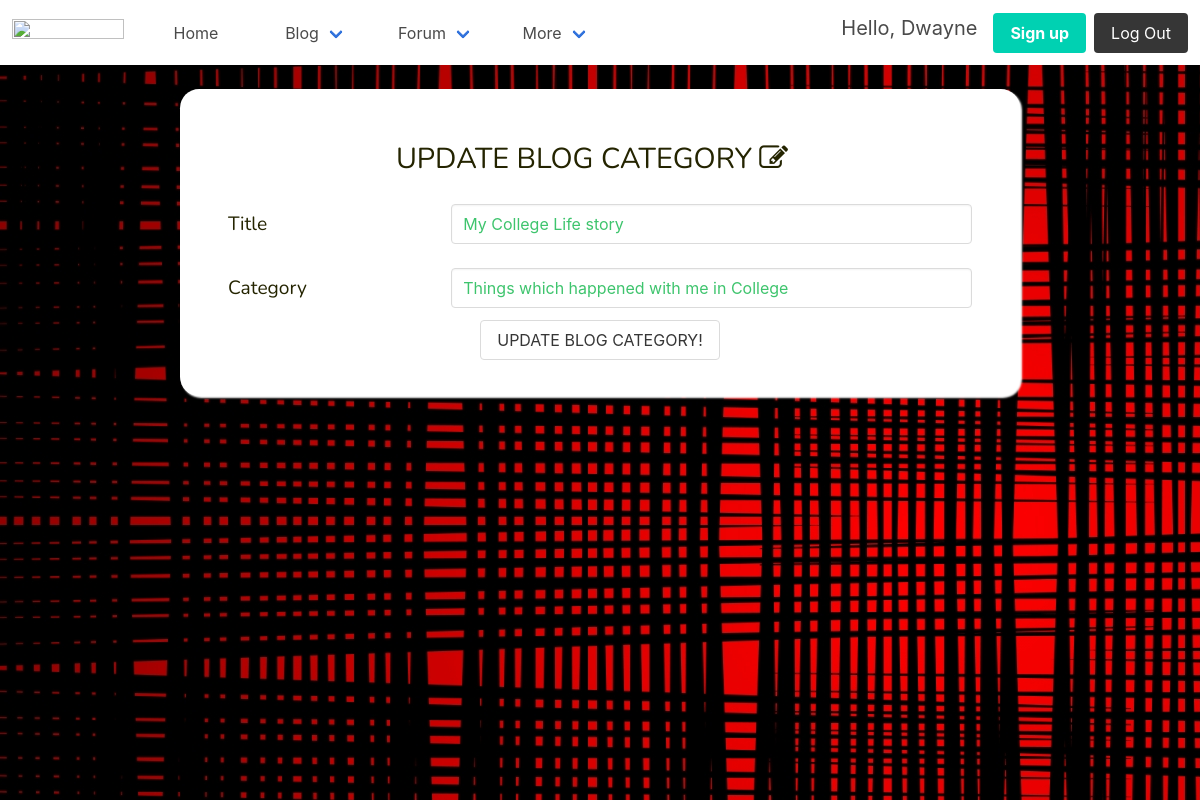
The app's page /blog/update/6/ (signed in) with its own data.
### accounts/models.py (models this page shows)
class UserModel(AbstractUser):
    profile_image = models.ImageField(upload_to='profile_pics', default='1.png', blank=True)
    about_me = models.TextField(max_length=500, blank=True)
    class Meta:
        ordering = ['-id']
    def __str__(self):
        return str(self.username)

### blog/models.py (models this page shows, shortened)
class BlogCategory(models.Model):
    owner = models.ForeignKey(settings.AUTH_USER_MODEL, editable=False, on_delete=models.CASCADE)
    title = models.CharField(max_length=400)
    category = models.CharField(max_length=200)
    slug = models.CharField(max_length=500, editable=False)

### blog/views.py (the view, shortened to what this page needs)
# urls.py: path('update/<int:pk>/', views.UpdateBlog.as_view(), name='update-blog'),
class UpdateBlog(LoginRequiredMixin, UpdateView):
    model = BlogCategory
    fields = ['title', 'category']
    template_name = 'blog/update_blog.html'
    success_url = 'home'
    def get_queryset(self):
        queryset = super(UpdateBlog, self).get_queryset()
        return queryset.filter(owner=self.request.user)

### templates/blog/update_blog.html (shortened to what this page needs)
{% extends 'layout.html' %}
{% load widget_tweaks %}
{% load static %}
{% block content %}
    <div class="create-blog-container">
        <h2>UPDATE BLOG CATEGORY <i class="fa fa-edit"></i></h2>
        <form method="post" action=""> {% csrf_token %}
        {% for field in form.visible_fields %}
          <div class="field">
            <label for="{{ field.id_for_label }}">{{ field.label }}
            </label>
            {{ field|add_class:'input' }}
          </div>
        {% endfor %}
        <div class="columns is-centered">
            <input type="submit" value="UPDATE BLOG CATEGORY!" class="button" id="submit-btn" />
        </div>
        </form>
    </div>
{% endblock %}

### templates/layout.html (shortened to what this page needs)
{% load static %}
<!DOCTYPE html>
<html lang="en">
<head>
    <link rel="stylesheet" href={% static 'css/bulma.min.css' %}>
    <link rel="stylesheet" href="https://stackpath.bootstrapcdn.com/font-awesome/4.7.0/css/font-awesome.min.css">
    <link rel="stylesheet" href={% static 'css/main.css' %}>
</head>
<body>
<div class="main-container">
<nav class="navbar" role="navigation" aria-label="main navigation">
  <div class="navbar-brand">
    <a class="navbar-item" href="https://bulma.io">
      <img src="https://bulma.io/images/bulma-logo.png" width="112" height="28">
    </a>
  </div>
  <div id="navbarBasicExample" class="navbar-menu">
    <div class="navbar-start">
      <a class="navbar-item" href={% url 'accounts:dashboard' %}>
        Home
      <div class="navbar-item has-dropdown is-hoverable">
        <a class="navbar-link">
          Blog
        </a>
      </div>
      <div class="navbar-item has-dropdown is-hoverable">
        <a class="navbar-link">
          Forum
        </a>
      </div>
      <div class="navbar-item has-dropdown is-hoverable">
        <a class="navbar-link">
          More
        </a>
      </div>
    </div>
    <div class="navbar-end">
      <div class="navbar-item">
        <div class="buttons">
          {% if request.user.is_authenticated %}
            <p class="subtitle">Hello, {{ request.user }}</p>
          {% endif %}
          <a class="button is-primary" href={% url 'accounts:register' %}>
            <strong>Sign up</strong>
          {% if request.user.is_authenticated %}
              <a class="button is-dark" href={% url 'accounts:logout' %}>
                Log Out
              </a>
          {% else %}
              <a class="button is-light" href={% url 'accounts:login' %}>
                Log In
              </a>
          {% endif %}
        </div>
      </div>
    </div>
  </div>
</nav>
    <div class="body-container">
        {% block content %}
        {% endblock %}
    </div>
</div>
</body>
</html>

### static/css/main.css (style rules this page uses)
.main-container { background: url("../images/back.jpg"); min-height: 100vh; width: 100%; padding-bottom: 1rem; }
.navbar-item { min-width: 120px; display: flex; align-items: center; justify-content: center; }
.navbar .navbar-item .buttons .subtitle { margin-top: 0.5rem; margin-right: 1rem; }
.create-blog-container { background-color: #fff; padding: 3rem; margin: 1.5rem auto; width: 70%; color: #242400; font-family: "Nunito", sans-serif, sans-serif; border-radius: 1.2rem; box-shadow: 2px 2px 2px #FFF; display: none; }
.create-blog-container h2 { text-align: center; margin-right: 1rem; font-size: 1.8rem; }
.create-blog-container .field { display: flex; justify-content: space-between; align-items: center; margin: 1.5rem auto; }
.create-blog-container .field label { width: 20%; font-size: 1.2rem; }
.create-blog-container .field input { width: 70%; color: #3ec46d; font-size: 1rem; }

### records on screen
UserModel: user "Dwayne"
BlogCategory: visible_fields "My College Life story" "Things which happened with me in College"

### other values on screen
{{ field.label }} "Title" "Category"
